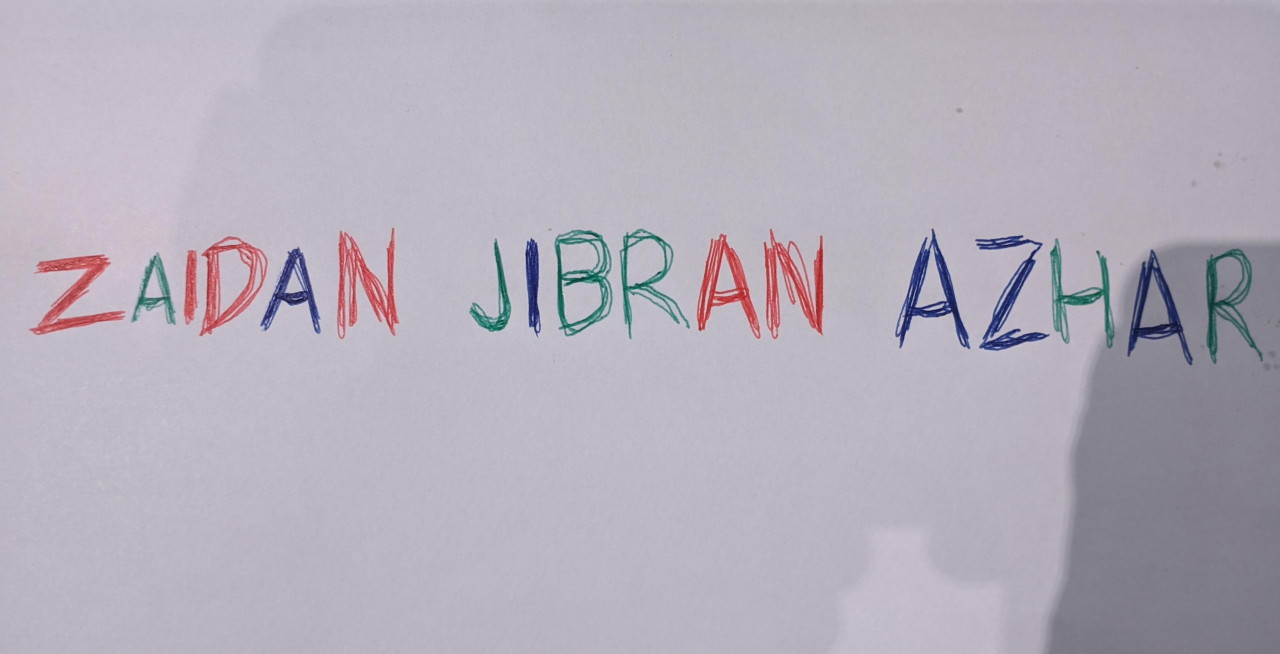
#> input picture nama.jpg, 3840 x 1961 px (shown at 1/3 size)
$ jupyter execute --allow-errors PCD_UTS_202231116_2024_ITPLN.ipynb   (shell and % lines are left out)
#> lines starting #> are read from the running program, lines starting #| are printed output that depends on the picture
# Mengimpor Library

[cell 1]
import cv2
import numpy as np
import matplotlib.pyplot as plt
import matplotlib.image as img
from IPython.display import Image

# Mendeklarasikan Gambar

[cell 2]
color_image = img.imread('nama.jpg')
#> color_image is the input picture: shape (1961, 3840, 3); mean R, G, B 180.4, 174.3, 185.9
plt.imshow(color_image)
#> (this line was passed over: IPython is not available in this run)

# Mendeklarasikan dan membagi citra warna

[cell 3]
r = color_image[:, :, 0]
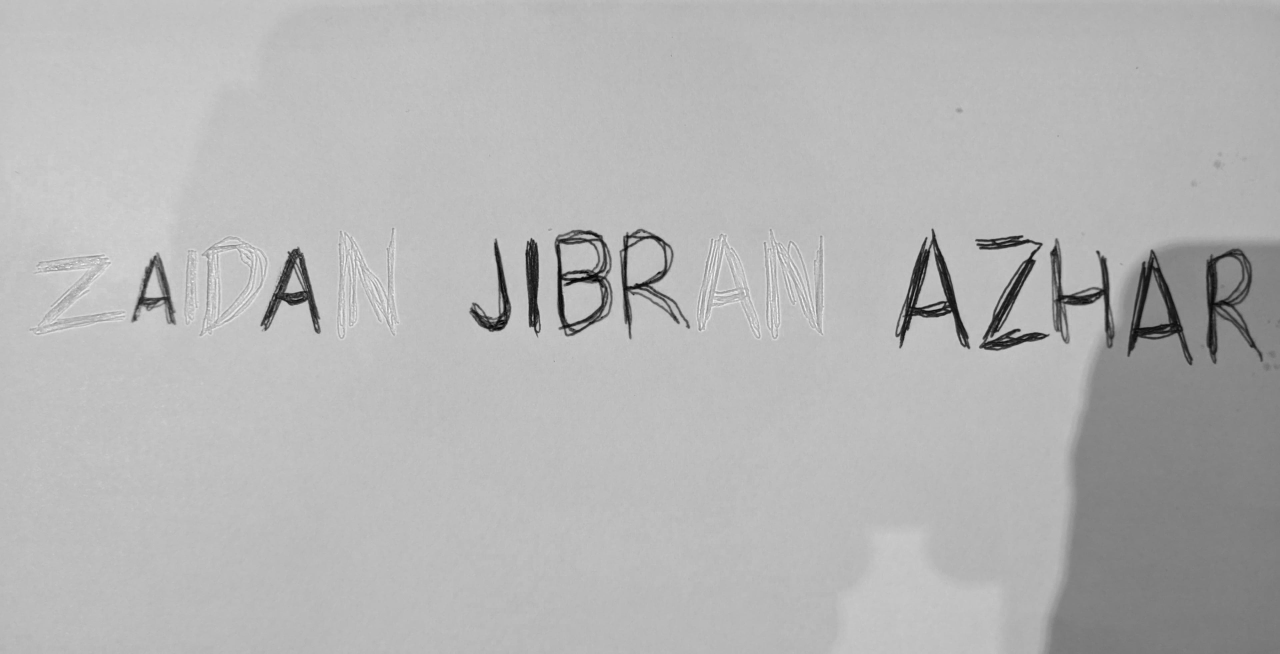
#> r: shape (1961, 3840) (shown at 1/3 size); min 0, max 255, mean 180.4
g = color_image[:, :, 1]
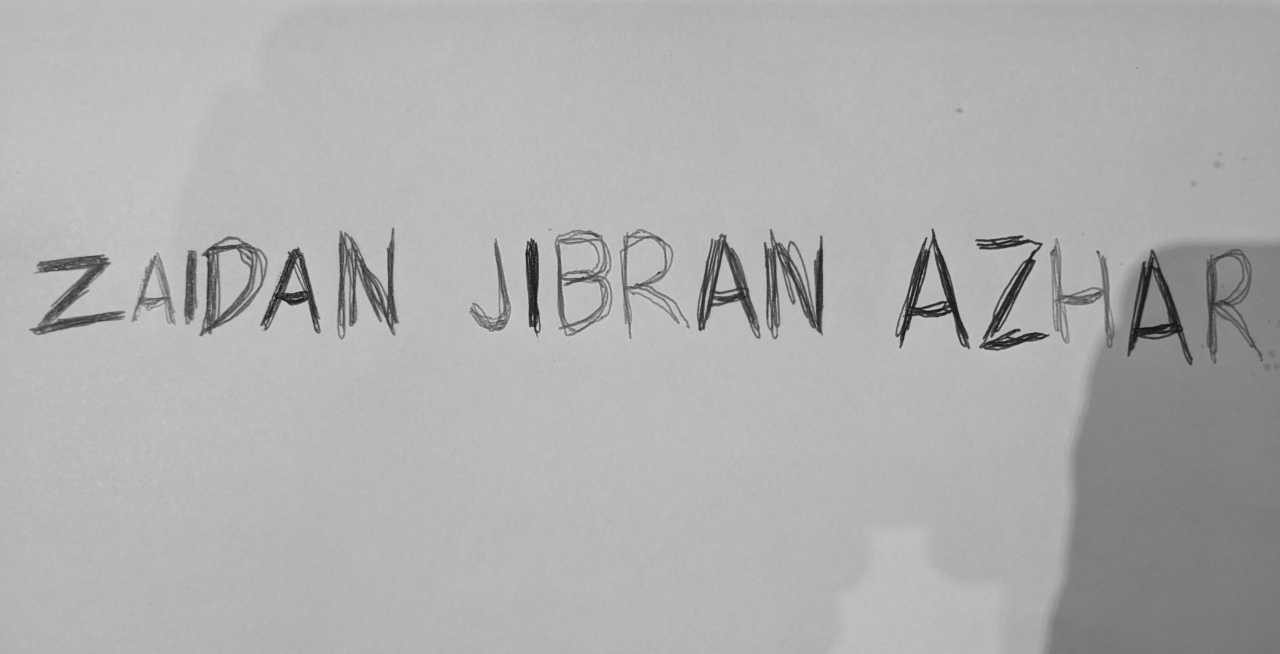
#> g: shape (1961, 3840) (shown at 1/3 size); min 6, max 246, mean 174.3
b = color_image[:, :, 2]

#> (the rest of this cell did not finish here and is left out)

# Mendeklarasikan Kembali File

[cell 4]
color_image = cv2.imread('nama.jpg')

# Menghitung dan Mendeklarasikan Setiap Warna

[cell 5]
histogram_biru = cv2.calcHist([b], [0], None, [256], [0, 256])
#> histogram_biru = 256 values, max 533672 at index 195, min 0 at index 0, mean 29415
histogram_hijau = cv2.calcHist([g], [0], None, [256], [0, 256])
#> histogram_hijau = 256 values, max 561558 at index 186, min 0 at index 0, mean 29415
histogram_merah = cv2.calcHist([r], [0], None, [256], [0, 256])
#> histogram_merah = 256 values, max 642266 at index 189, min 7 at index 254, mean 29415
histogram_warna = cv2.calcHist([color_image], [0, 1, 2], None, [256, 256, 256], [0, 256, 0, 256, 0, 256])

# Menampilkan histogram dari masing-masing warna

[cell 6]
plt.figure(figsize=(12, 8))
#> (this line was passed over: IPython is not available in this run)

plt.subplot(2, 2, 1)  # Subplot 1 (atas kiri)
#> (this line was passed over: IPython is not available in this run)
plt.plot(histogram_biru, color='b')
#> (this line was passed over: IPython is not available in this run)
plt.title('Histogram Biru')
#> (this line was passed over: IPython is not available in this run)
plt.xlim([0, 256])
#> (this line was passed over: IPython is not available in this run)

plt.subplot(2, 2, 2)  # Subplot 2 (atas kanan)
#> (this line was passed over: IPython is not available in this run)
